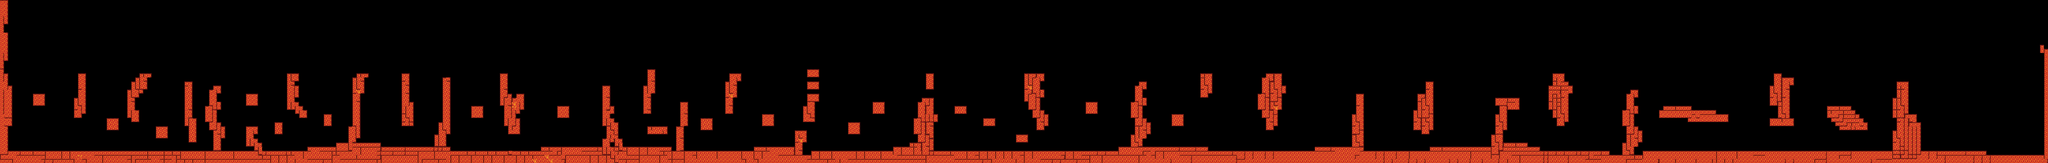

A level layout from a 2D game, rendered from its tile map. Below: a short description, then the map file with tile-grid data replaced by summaries:
An orthogonal 500x40 tile map with 32x32 px tiles, 1 tile layer (walls) and 36 objects (19x MeanCrawler, 15x Flyer, player, exit).

<map version="1.0" orientation="orthogonal" width="500" height="40" tilewidth="32" tileheight="32">
 <tileset firstgid="1" name="tilesetc" tilewidth="32" tileheight="32">
  <image source="tilesetc.png" width="160" height="160" />
 </tileset>
 <layer name="walls" width="500" height="40">
  <data>[20000 cells, 3124 non-empty, 11 distinct tile ids]</data>
 </layer>
 <objectgroup name="objects" width="500" height="40">
  <object name="player" type="player" x="155" y="1105" width="23" height="15" />
  <object name="exit" type="exit" x="15879" y="1030" width="85" height="113" />
 </objectgroup>
 <objectgroup name="enemies" width="500" height="40">
  <object name="Flyer" type="Flyer" x="765" y="758" width="13" height="13" />
  <object name="Flyer" type="Flyer" x="2576" y="687" width="13" height="13" />
  <object name="Flyer" type="Flyer" x="2050" y="756" width="13" height="13" />
  <object name="Flyer" type="Flyer" x="4363" y="633" width="13" height="13" />
  <object name="Flyer" type="Flyer" x="4901" y="783" width="13" height="13" />
  <object name="Flyer" type="Flyer" x="5968" y="667" width="13" height="13" />
  <object name="Flyer" type="Flyer" x="8430" y="665" width="13" height="13" />
  <object name="Flyer" type="Flyer" x="9333" y="464" width="13" height="13" />
  <object name="Flyer" type="Flyer" x="10656" y="516" width="13" height="13" />
  <object name="Flyer" type="Flyer" x="12379" y="809" width="13" height="13" />
  <object name="Flyer" type="Flyer" x="13638" y="807" width="13" height="13" />
  <object name="Flyer" type="Flyer" x="14647" y="815" width="13" height="13" />
  <object name="Flyer" type="Flyer" x="15313" y="853" width="13" height="13" />
  <object name="MeanCrawler" type="MeanCrawler" x="13196" y="1073" width="9" height="9" />
  <object name="MeanCrawler" type="MeanCrawler" x="12141" y="1115" width="9" height="9" />
  <object name="MeanCrawler" type="MeanCrawler" x="11472" y="1124" width="9" height="9" />
  <object name="MeanCrawler" type="MeanCrawler" x="10873" y="1098" width="9" height="9" />
  <object name="MeanCrawler" type="MeanCrawler" x="9675" y="1158" width="9" height="9" />
  <object name="MeanCrawler" type="MeanCrawler" x="8604" y="1118" width="9" height="9" />
  <object name="MeanCrawler" type="MeanCrawler" x="6284" y="1111" width="9" height="9" />
  <object name="MeanCrawler" type="MeanCrawler" x="6780" y="1104" width="9" height="9" />
  <object name="MeanCrawler" type="MeanCrawler" x="6423" y="1107" width="9" height="9" />
  <object name="MeanCrawler" type="MeanCrawler" x="5416" y="1121" width="9" height="9" />
  <object name="MeanCrawler" type="MeanCrawler" x="4265" y="1076" width="9" height="9" />
  <object name="MeanCrawler" type="MeanCrawler" x="816" y="1138" width="9" height="9" />
  <object name="MeanCrawler" type="MeanCrawler" x="2268" y="1124" width="9" height="9" />
  <object name="MeanCrawler" type="MeanCrawler" x="3264" y="1120" width="9" height="9" />
  <object name="MeanCrawler" type="MeanCrawler" x="3836" y="1140" width="9" height="9" />
  <object name="MeanCrawler" type="MeanCrawler" x="4536" y="1084" width="9" height="9" />
  <object name="MeanCrawler" type="MeanCrawler" x="14204" y="1104" width="9" height="9" />
  <object name="MeanCrawler" type="MeanCrawler" x="15596" y="1132" width="9" height="9" />
  <object name="MeanCrawler" type="MeanCrawler" x="7832" y="1118" width="9" height="9" />
  <object name="Flyer" type="Flyer" x="7810" y="824" width="13" height="13" />
  <object name="Flyer" type="Flyer" x="6834" y="950" width="13" height="13" />
 </objectgroup>
 <objectgroup name="powerups" width="500" height="40" />
</map>